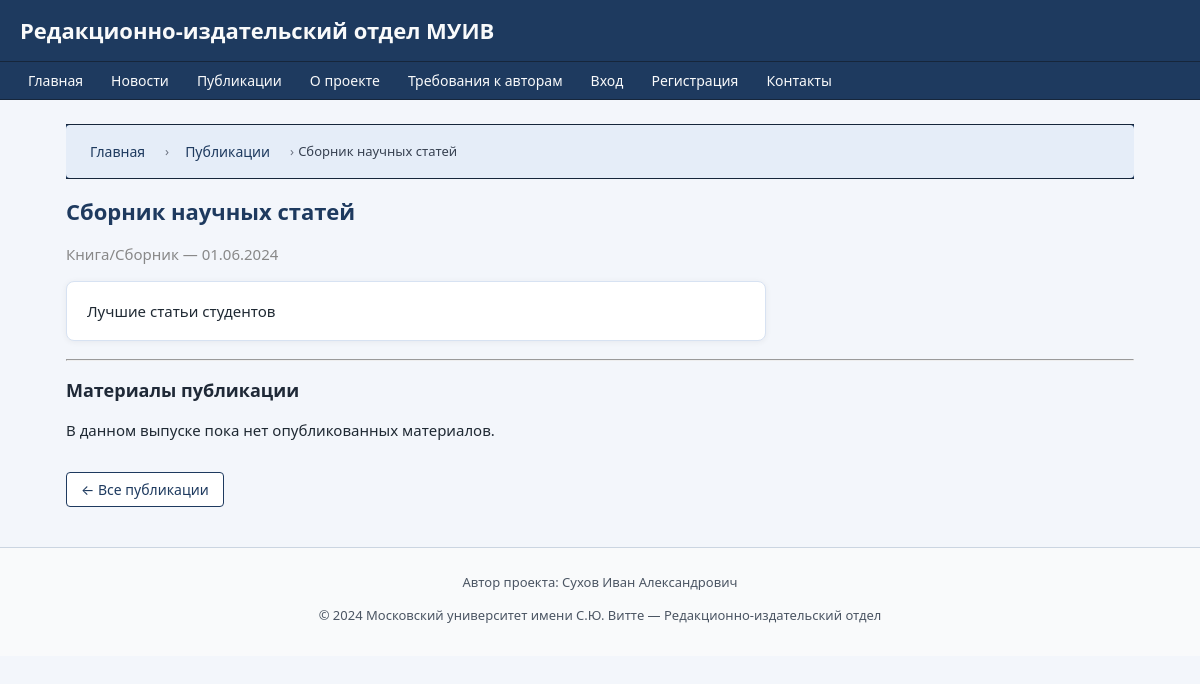
The app's page /publications/2, older data.
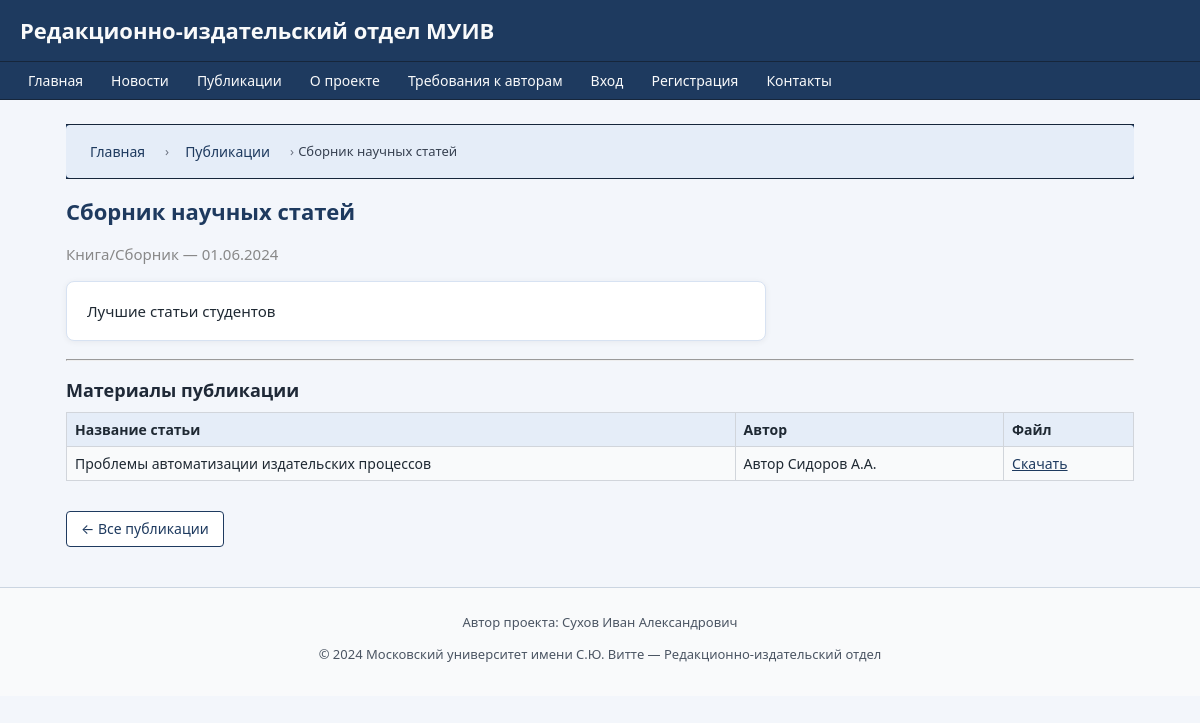
The same page, newer data.
### models.py (models this page shows)
class Publication(db.Model):
    __tablename__ = 'publications'
    id = db.Column(db.Integer, primary_key=True)
    type = db.Column(db.String(64), nullable=False)  # journal, book, proceedings и т.п.
    title = db.Column(db.String(256), nullable=False)
    pub_date = db.Column(db.Date)
    description = db.Column(db.Text)
    manuscripts = db.relationship('Manuscript', backref='publication', lazy=True)

class Manuscript(db.Model):
    __tablename__ = 'manuscripts'
    id = db.Column(db.Integer, primary_key=True)
    title = db.Column(db.String(256), nullable=False)
    description = db.Column(db.Text)
    file_path = db.Column(db.String(256), nullable=False)
    status = db.Column(db.String(32), nullable=False, default='submitted')
    created_at = db.Column(db.DateTime, default=datetime.utcnow)
    updated_at = db.Column(db.DateTime, default=datetime.utcnow, onupdate=datetime.utcnow)
    author_id = db.Column(db.Integer, db.ForeignKey('users.id'), nullable=False)
    publication_id = db.Column(db.Integer, db.ForeignKey('publications.id'), nullable=True)
    reviews = db.relationship('Review', backref='manuscript', lazy=True)
    history = db.relationship('ManuscriptHistory',
                              backref='manuscript',
                              lazy=True,
                              order_by='ManuscriptHistory.created_at')

class User(db.Model):
    __tablename__ = 'users'
    id = db.Column(db.Integer, primary_key=True)
    full_name = db.Column(db.String(128), nullable=False)
    email = db.Column(db.String(128), unique=True, nullable=False)
    password_hash = db.Column(db.String(128), nullable=False)
    role = db.Column(db.String(32), nullable=False)  # author, staff, reviewer, admin
    registered_at = db.Column(db.DateTime, default=datetime.utcnow)
    is_blocked = db.Column(db.Boolean, default=False)
    manuscripts = db.relationship('Manuscript', backref='author', lazy=True)
    reviews_made = db.relationship('Review', foreign_keys='Review.reviewer_id',
                                   backref='reviewer_user', lazy=True)
    messages_sent = db.relationship('Message', backref='sender', lazy=True)
    history_entries = db.relationship('ManuscriptHistory',
                                      backref='actor',
                                      lazy=True,
                                      foreign_keys='ManuscriptHistory.actor_id')

### routes.py (the view)
@routes.route('/publications/<int:pub_id>')
def publication_detail(pub_id):
    pub = Publication.query.get_or_404(pub_id)
    manuscripts = Manuscript.query.filter_by(publication_id=pub.id, status="published").all()
    return render_template(
        'publications/publication_detail.html',
        publication=pub,
        manuscripts=manuscripts,
        user=current_user(),
        breadcrumbs=[
            ("Главная", url_for('routes.index')),
            ("Публикации", url_for('routes.publications')),
            (pub.title or "Публикация", None)
        ]
    )

### routes.py (called while the page is built)
def current_user():
    uid = session.get('user_id')
    if uid:
        return User.query.get(uid)
    return None

### templates/publications/publication_detail.html (shortened to what this page needs)
{% extends "base.html" %}
{% block content %}
<h2>{{ publication.title }}</h2>
<p style="color: #888;">
    {% if publication.type == 'journal' %}
        Журнал
    {% elif publication.type == 'book' %}
        Книга/Сборник
    {% else %}
        Издание
    {% endif %}
    {% if publication.pub_date %}
        — {{ publication.pub_date.strftime('%d.%m.%Y') }}
    {% endif %}
</p>
{% if publication.description %}
    <div class="card" style="max-width: 700px;">
        {{ publication.description }}
    </div>
{% endif %}
<hr>
<h3>Материалы публикации</h3>
{% if manuscripts %}
    <table class="table-striped">
        <tr>
            <th>Название статьи</th>
            <th>Автор</th>
            <th>Файл</th>
        </tr>
        {% for m in manuscripts %}
        <tr>
            <td>{{ m.title }}</td>
            <td>{{ m.author.full_name }}</td>
            <td>
                <a href="{{ url_for('routes.media', filename=m.file_path[6:] if m.file_path.startswith('media/') else m.file_path) }}" target="_blank">Скачать</a>
            </td>
        </tr>
        {% endfor %}
    </table>
{% else %}
    <p>В данном выпуске пока нет опубликованных материалов.</p>
{% endif %}
<p style="margin-top:30px;">
    <a href="{{ url_for('routes.publications') }}" class="btn btn-outline">&larr; Все публикации</a>
</p>
{% endblock %}

### templates/base.html (shortened to what this page needs)
<!DOCTYPE html>
<html lang="ru">
<head>
    <link rel="stylesheet" href="{{ url_for('static', filename='css/main.css') }}">
    <link rel="stylesheet" href="{{ url_for('static', filename='css/custom.css') }}">
</head>
<body>
    <header>
        <h1>Редакционно-издательский отдел МУИВ</h1>
    </header>
    <nav>
        <ul>
            <li><a href="{{ url_for('routes.index') }}">Главная</a></li>
            <li><a href="{{ url_for('routes.news') }}">Новости</a></li>
            <li><a href="{{ url_for('routes.publications') }}">Публикации</a></li>
            <li><a href="{{ url_for('routes.about') }}">О проекте</a></li>
            <li><a href="{{ url_for('routes.author_rules') }}">Требования к авторам</a></li>
            {% if user %}
                {% if user.role == 'author' %}
                    <li><a href="{{ url_for('routes.submit_manuscript') }}">Подать рукопись</a></li>
                    <li><a href="{{ url_for('routes.manuscript_status') }}">Мои рукописи</a></li>
                {% elif user.role == 'staff' %}
                    <li><a href="{{ url_for('routes.manuscript_list') }}">Все рукописи</a></li>
                {% elif user.role == 'reviewer' %}
                    <li><a href="{{ url_for('routes.manuscript_list') }}">Рецензирование</a></li>
                {% elif user.role == 'admin' %}
                    <li><a href="{{ url_for('routes.admin_dashboard') }}">Админка</a></li>
                {% endif %}
                <li><a href="{{ url_for('routes.lk') }}">Личный кабинет</a></li>
                <li><a href="{{ url_for('routes.logout') }}">Выход</a></li>
            {% else %}
                <li><a href="{{ url_for('routes.login') }}">Вход</a></li>
                <li><a href="{{ url_for('routes.register') }}">Регистрация</a></li>
            {% endif %}
            <li><a href="{{ url_for('routes.contact') }}">Контакты</a></li>
        </ul>
    </nav>
    <div class="container">
        {% if breadcrumbs %}
            <nav class="breadcrumbs">
                <ul>
                    {% for title, url in breadcrumbs %}
                        <li>
                            {% if url %}
                                <a href="{{ url }}">{{ title }}</a>
                            {% else %}
                                <span>{{ title }}</span>
                            {% endif %}
                        </li>
                    {% endfor %}
                </ul>
            </nav>
        {% endif %}
        {% block content %}{% endblock %}
    </div>
    <footer style="text-align: center;">
        <p>Автор проекта: Сухов Иван Александрович</p>
        <p>&copy; 2024 Московский университет имени С.Ю. Витте — Редакционно-издательский отдел</p>
    </footer>
</body>
</html>

Row changes from the older to the newer data that the page shows:
now on this page (row edited): Manuscript: title "Проблемы автоматизации издательских процессов", author.full_name "Автор Сидоров А.А."
Text that changed along with them:
text no longer shown: "В данном выпуске пока нет опубликованных материалов."
text now shown: "Название статьи Автор Файл"
